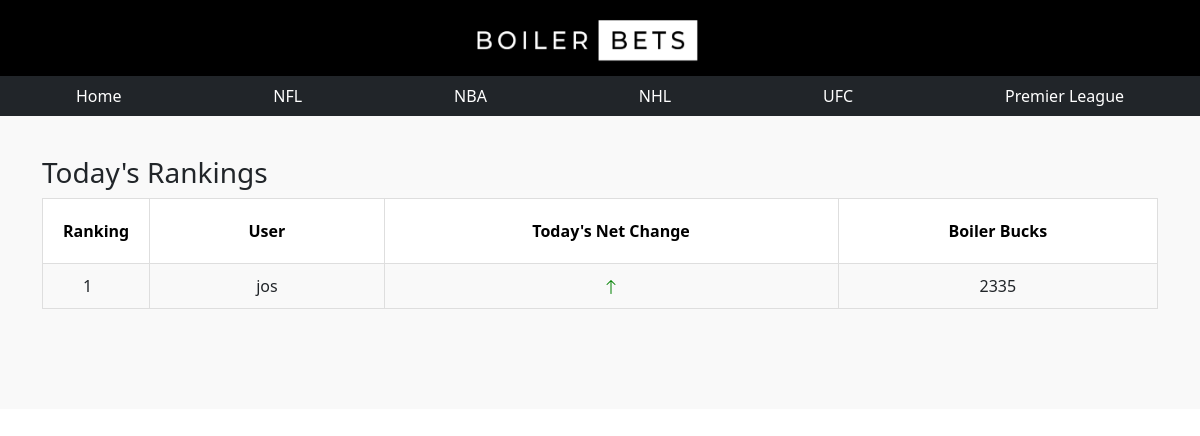
The page /index on the database as committed earlier.
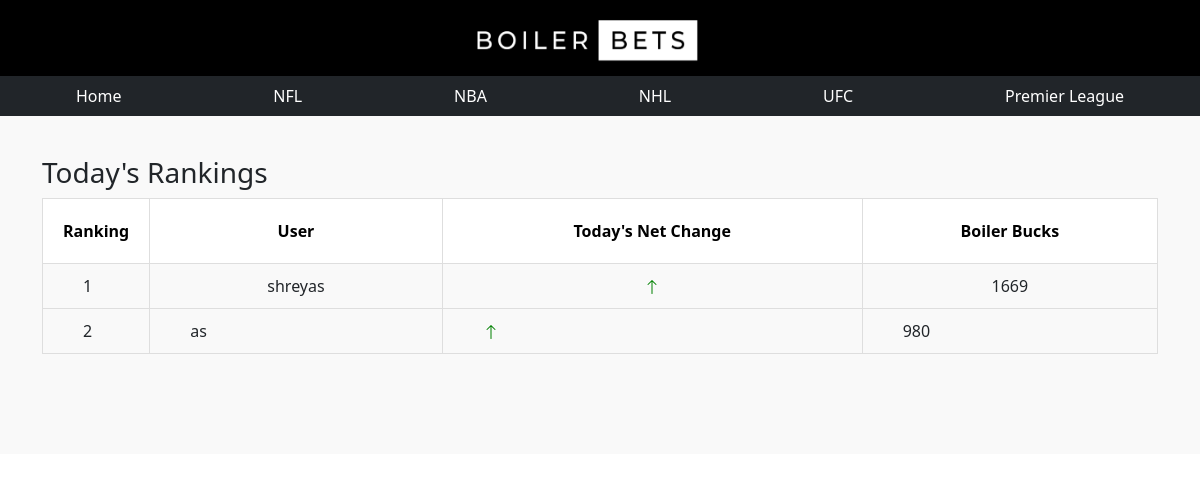
The same page on the database as committed later.
### app.py (models this page shows, shortened)
class Users(db.Model):
    id = db.Column(db.Integer, primary_key=True)
    fName =  db.Column(db.String(200), nullable=False)
    lName =  db.Column(db.String(200), nullable=False)
    pn =  db.Column(db.String(200), nullable=False)
    email =  db.Column(db.String(200), nullable=False)
    password =  db.Column(db.String(200), nullable=False)
    confirm = db.Column(db.String(200), nullable=False)
    boilerBucks = db.Column(db.Integer, primary_key = False)

### app.py (the view)
@app.route('/index')
def index():
    ran = [1,0,0,0,1,0,1,0,0,0,1,0,1,1,1,1,0,1]
    tasks = Users.query.order_by(Users.boilerBucks.desc()).all()
    return render_template('index.html',tasks=tasks,ran=ran)

### templates/index.html (shortened to what this page needs)
{% extends 'base.html'%}
{% block body %}
<section class="content-info">
    <div class="container paddings-mini">
        <h3>
            Today's Rankings
          </h3>
        <div class="row">
            <div class="col-lg-12">
                <table class="table-striped table-responsive table-hover result-point">
                    <thead class="point-table-head">
                        <tr>
                            <th class="text-center">Ranking</th>
                            <th class="text-center">User</th>
                            <th class="text-center">Today's Net Change</th>
                            <th class="text-center">Boiler Bucks</th>
                            <tbody class="text-center">
                                {% for task in tasks%}
                                    <tr>
                                        <td class="text-left number"> {{loop.index}} </td>
                                        <td>{{task.fName}}</td>
                                        <td>
                                            {%if ran[loop.index] > 0 %}
                                                <svg xmlns="http://www.w3.org/2000/svg" width="16" height="16" fill="red" class="bi bi-arrow-down" viewBox="0 0 16 16">
                                                    <path fill-rule="evenodd" d="M8 1a.5.5 0 0 1 .5.5v11.793l3.146-3.147a.5.5 0 0 1 .708.708l-4 4a.5.5 0 0 1-.708 0l-4-4a.5.5 0 0 1 .708-.708L7.5 13.293V1.5A.5.5 0 0 1 8 1z"/>
                                                </svg>
                                            {%else%}
                                                <svg xmlns="http://www.w3.org/2000/svg" width="16" height="16" fill="green" class="bi bi-arrow-up" viewBox="0 0 16 16">
                                                    <path fill-rule="evenodd" d="M8 15a.5.5 0 0 0 .5-.5V2.707l3.146 3.147a.5.5 0 0 0 .708-.708l-4-4a.5.5 0 0 0-.708 0l-4 4a.5.5 0 1 0 .708.708L7.5 2.707V14.5a.5.5 0 0 0 .5.5z"/>
                                                </svg>
                                            {%endif%}
                                        </td>
                                        <td>{{task.boilerBucks}}</td>
                                    </tr>
                            </tbody>
                                {% endfor %}
                        </tr>
                    </thead>
                </table>
            </div>
        </div>
    </div>
</section>
{% endblock %}

### templates/base.html (shortened to what this page needs)
<!DOCTYPE html>
<html lang="en">
    <html lang="en">
        <head>
          <link rel="stylesheet" href = "{{url_for('static', filename = 'css/main.css')}}">
          <link href="https://cdn.jsdelivr.net/npm/bootstrap@5.1.3/dist/css/bootstrap.min.css" rel="stylesheet">
        </head>
<body>
  <nav class="navbar navbar-custom justify-content-center">
      <a class="navbar-brand" href="/index">
        <img src="{{url_for('static', filename='main_icon.png')}}" width="240" height="50" alt="">
      </a>
  </nav>
  <nav class="navbar-nav nav-fill w-100 navbar-expand-lg navbar-dark bg-dark justify-content-center">
      <ul class="nav justify-content-center">
        <li class="nav-item active">
          <a class="nav-link" href="/index" style="color: white;">Home </a>
        </li>
        <li class="nav-item">
          <a class="nav-link" href="/nfl" style="color: white;">NFL</a>
        </li>
        <li class="nav-item">
          <a class="nav-link" href="/nba" style="color: white;">NBA</a>
        </li>
        <li class="nav-item">
          <a class="nav-link" href="/nhl" style="color: white;">NHL</a>
        </li>
        <li class="nav-item">
          <a class="nav-link" href="/ufc" style="color: white;">UFC</a>
        </li>
        <li class="nav-item">
          <a class="nav-link" href="/premier" style="color: white;">Premier League</a>
        </li>
      </ul>
  </nav>
    {% block body %}
    {% endblock %}
</body>
</html>

### static/css/main.css (style rules this page uses)
.navbar-custom { background-color: black; align-items:center; }
.content-info { background: #f9f9f9; padding: 40px 0; background-size: cover !important; background-position: top center !important; background-repeat: no-repeat !important; position: relative; padding-bottom: 100px }
table { width: 100%; background: #fff; border: 1px solid #dedede }
table thead tr th { padding: 20px; border: 1px solid #dedede; color: #000 }
table.table-striped tbody tr:nth-of-type(odd) { background: #f9f9f9 }
table.result-point tr td.number { width: 100px; position: relative }
.text-left { text-align: left !important }
table tr td { padding: 10px 20px; border: 1px solid #dedede }
table tr td { padding: 10px 40px; border: 1px solid #dedede }

Rows that differ between the two databases and show on the page:
removed Users: fName "jos", boilerBucks "2335"
added Users: fName "shreyas", boilerBucks "1669"
added Users: fName "as", boilerBucks "980"
